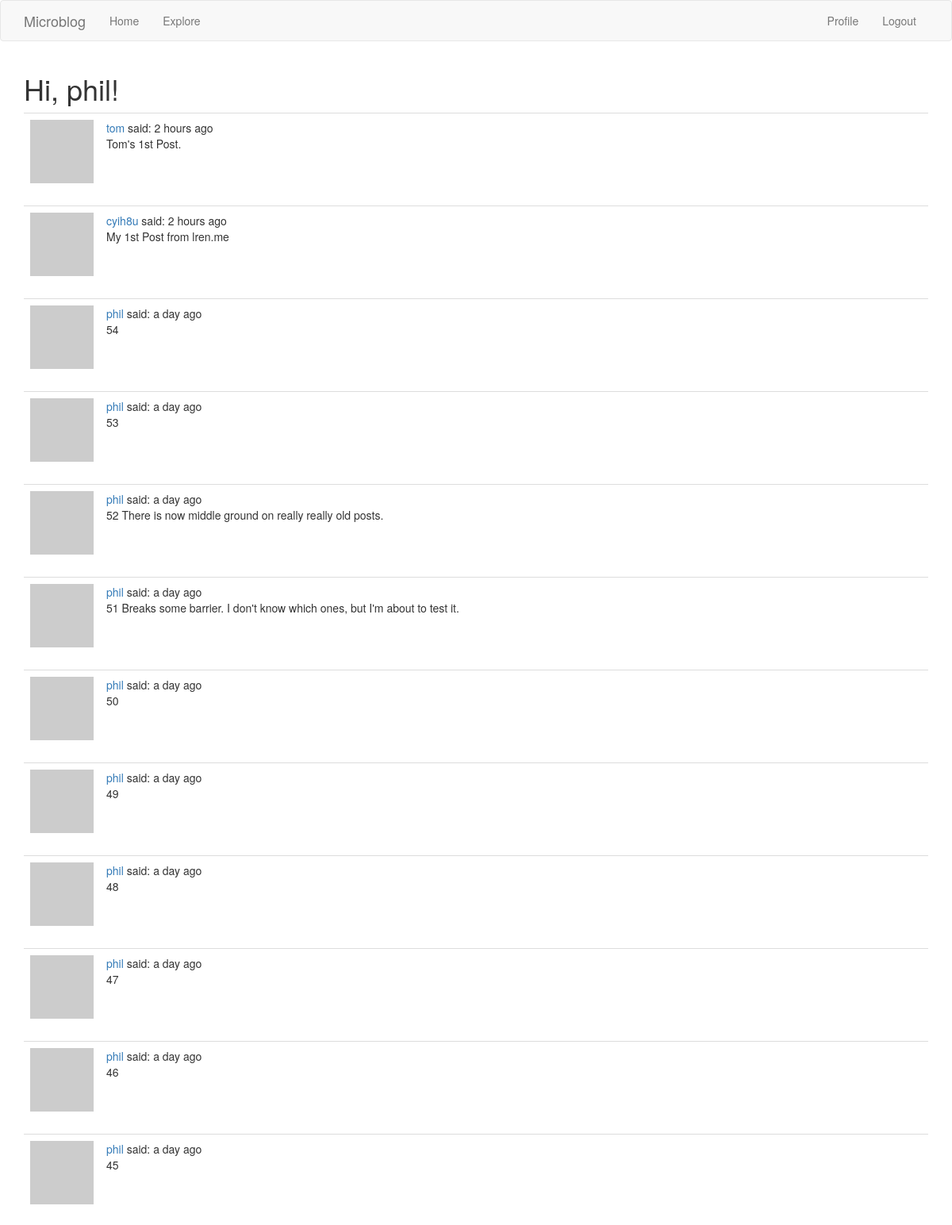
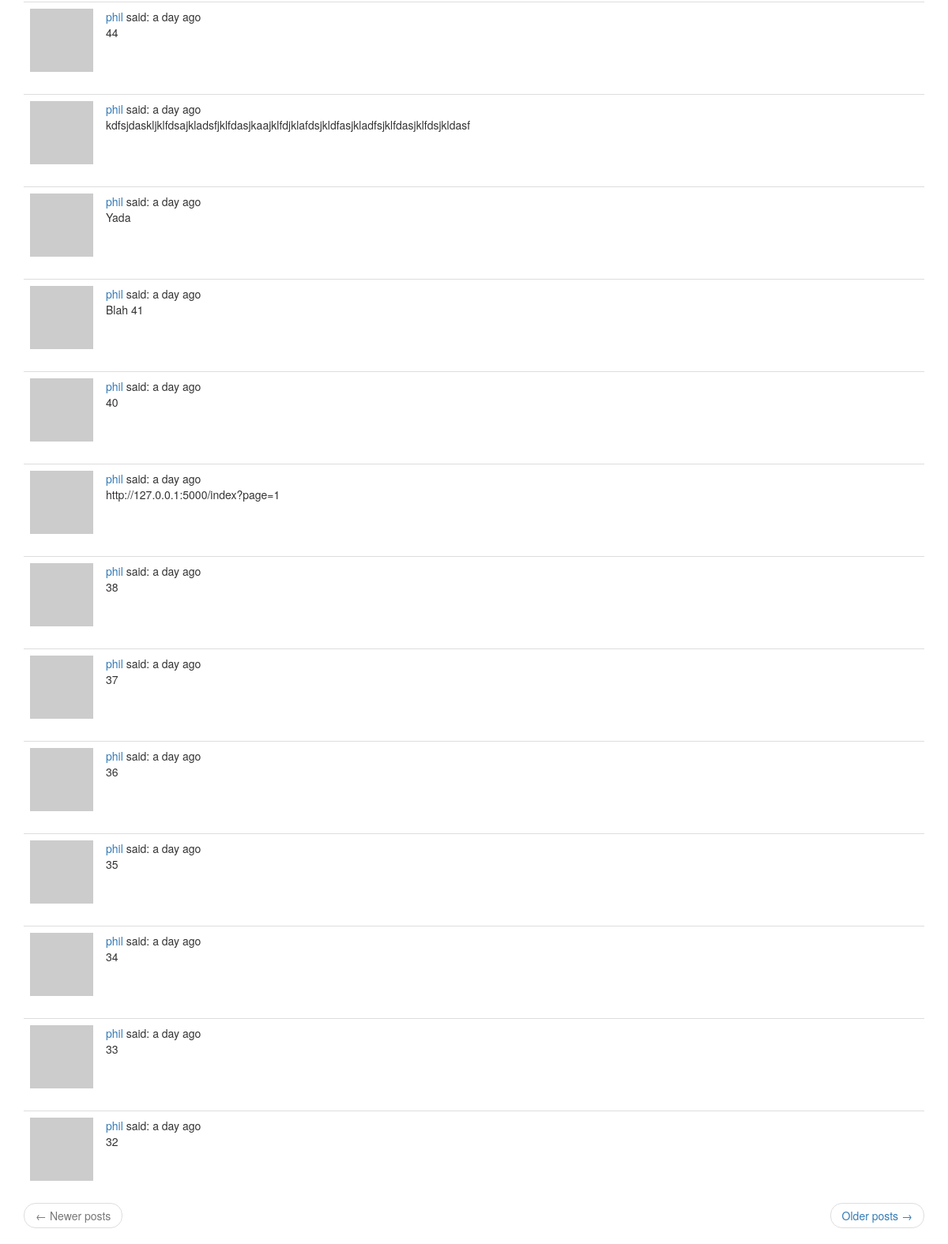
/explore (signed in), run on an earlier commit of the app's database (2 pictures, top to bottom).
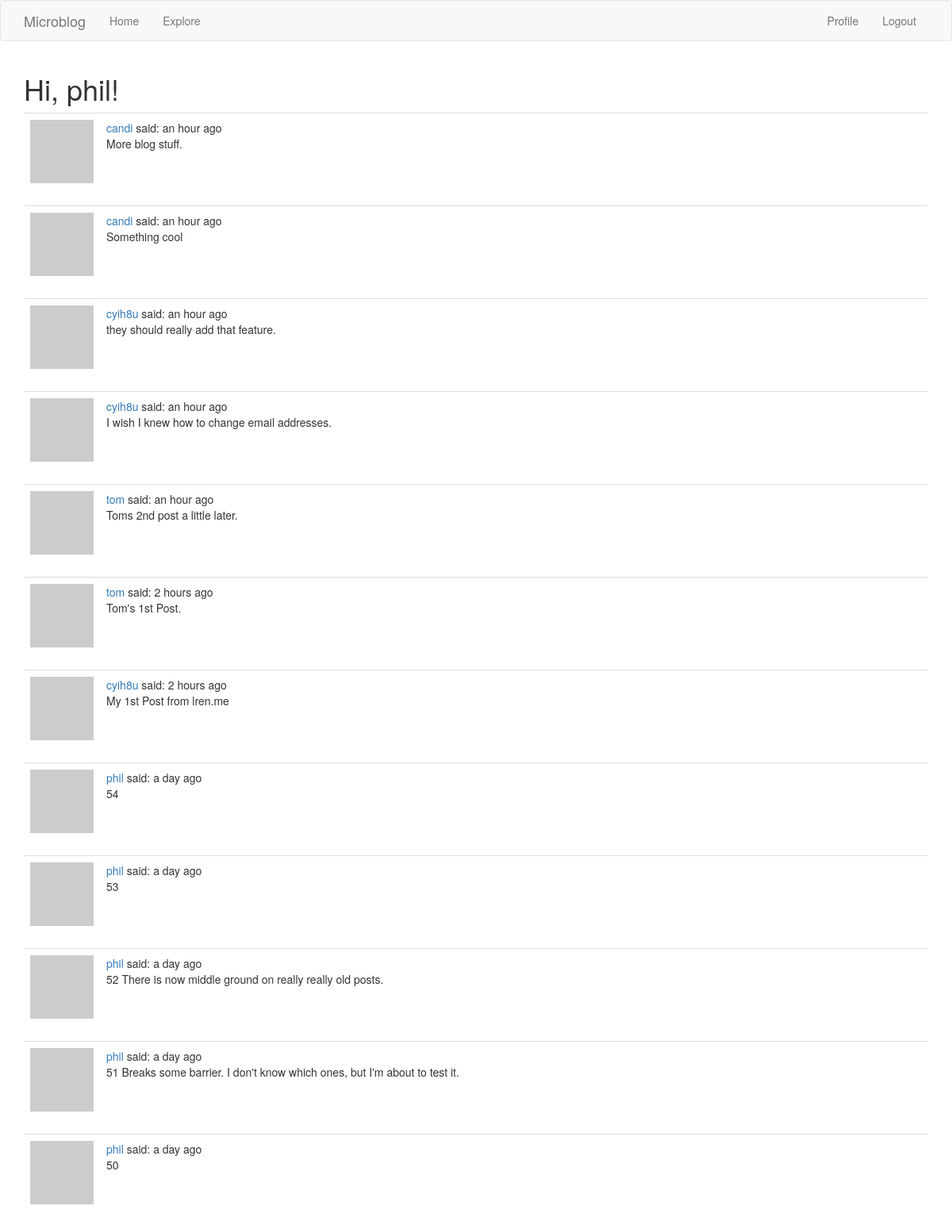
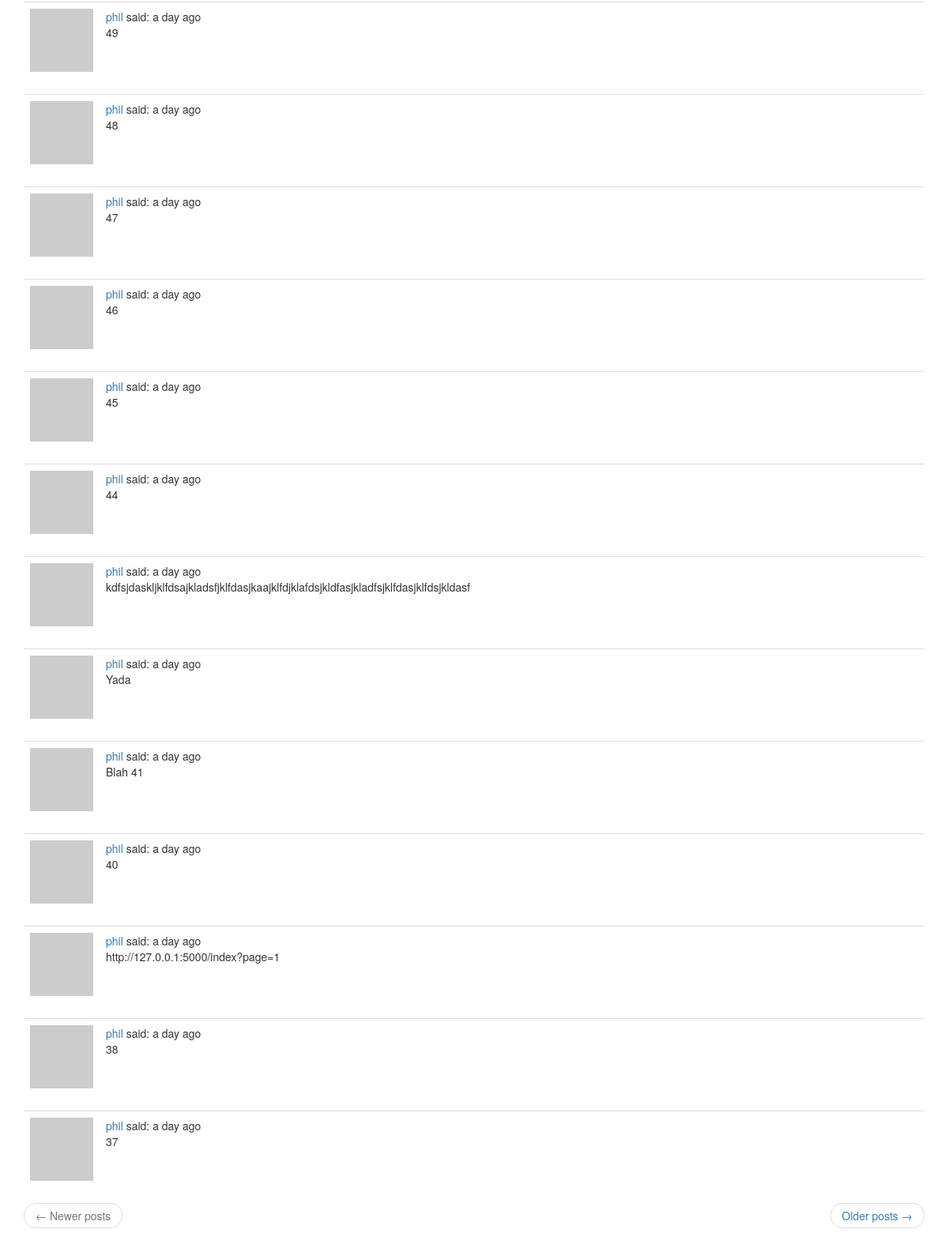
And on a later commit of the database (2 pictures, top to bottom).
### app/models.py (models this page shows, shortened)
class Post(db.Model):
    id = db.Column(db.Integer, primary_key=True)
    body = db.Column(db.String(140))
    timestamp = db.Column(db.DateTime, index=True, default=datetime.utcnow)
    user_id = db.Column(db.Integer, db.ForeignKey('user.id'))

class User(UserMixin, db.Model):
    id = db.Column(db.Integer, primary_key=True)
    username = db.Column(db.String(64), index=True, unique=True)
    email = db.Column(db.String(120), index=True, unique=True)
    password_hash = db.Column(db.String(128))
    posts = db.relationship('Post', backref='author', lazy='dynamic')
    about_me = db.Column(db.String(140))
    last_seen = db.Column(db.DateTime, default=datetime.utcnow)
    followed = db.relationship(
        'User', secondary=followers,
        primaryjoin=(followers.c.follower_id == id),
        secondaryjoin=(followers.c.followed_id == id),
        backref=db.backref('followers', lazy='dynamic'), lazy='dynamic')
    def avatar(self, size):
        digest = md5(self.email.lower().encode('utf-8')).hexdigest()
        return 'https://www.gravatar.com/avatar/{}?d=identicon&s={}'.format(
            digest, size)

### app/routes.py (the view)
@app.route('/explore')
@login_required
def explore():
    page = request.args.get('page', 1, type=int)
    posts = Post.query.order_by(Post.timestamp.desc()).paginate(
        page, app.config['POSTS_PER_PAGE'], False)
    next_url = url_for('explore', page=posts.next_num) \
        if posts.has_next else None
    prev_url = url_for('explore', page=posts.prev_num) \
        if posts.has_prev else None
    return render_template("index.html", title='Explore', posts=posts.items,
                           next_url=next_url, prev_url=prev_url)

### app/models.py (called while the page is built)
@login.user_loader
def load_user(id):
    return User.query.get(int(id))

### app/routes.py (called while the page is built)
@app.before_request
def before_request():
    if current_user.is_authenticated:
        current_user.last_seen = datetime.utcnow()
        db.session.commit()

### app/templates/index.html (shortened to what this page needs)
{% extends "base.html" %}
{% import 'bootstrap/wtf.html' as wtf %}
{% block app_content %}
    <h1>Hi, {{ current_user.username }}!</h1>
    {% for post in posts %}
        {% include '_post.html' %}
    {% endfor %}
    <nav aria-label="...">
        <ul class="pager">
            <li class="previous{% if not prev_url %} disabled{% endif %}">
                <a href="{{ prev_url or '#' }}">
                    <span aria-hidden="true">&larr;</span> Newer posts
                </a>
            </li>
            <li class="next{% if not next_url %} disabled{% endif %}">
                <a href="{{ next_url or '#' }}">
                    Older posts <span aria-hidden="true">&rarr;</span>
                </a>
            </li>
        </ul>
    </nav>
{% endblock %}

### app/templates/_post.html
<table class="table table-hover">
    <tr>
        <td width="70px">
            <a href="{{ url_for('user', username=post.author.username) }}">
                <img src="{{ post.author.avatar(70) }}" />
            </a>
        </td>
        <td>
            <a href="{{ url_for('user', username=post.author.username) }}">
                {{ post.author.username }}
            </a>
            said: {{ moment(post.timestamp).fromNow() }}
            <br>
            {{ post.body }}
        </td>
    </tr>
</table>

What changed in the data, as far as the page shows it:
no longer on this page (row unchanged): Post: author.username "phil", timestamp "a day ago", body "36"
no longer on this page (row unchanged): Post: author.username "phil", timestamp "a day ago", body "35"
no longer on this page (row unchanged): Post: author.username "phil", timestamp "a day ago", body "34"
no longer on this page (row unchanged): Post: author.username "phil", timestamp "a day ago", body "33"
no longer on this page (row unchanged): Post: author.username "phil", timestamp "a day ago", body "32"
added Post: author.username "candi", timestamp "an hour ago", body "More blog stuff."
added Post: author.username "candi", timestamp "an hour ago", body "Something cool"
added Post: author.username "cyih8u", timestamp "an hour ago", body "they should really add that feature."
added Post: author.username "cyih8u", timestamp "an hour ago", body "I wish I knew how to change email addresses."
added Post: author.username "tom", timestamp "an hour ago", body "Toms 2nd post a little later."
